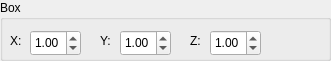
      <widget class="QGroupBox" name="groupBox_box_viz">
       <property name="geometry">
        <rect>
         <x>30</x>
         <y>410</y>
         <width>331</width>
         <height>61</height>
        </rect>
       </property>
       <property name="title">
        <string>Box</string>
       </property>
       <widget class="QDoubleSpinBox" name="box_x_viz">
        <property name="geometry">
         <rect>
          <x>30</x>
          <y>30</y>
          <width>51</width>
          <height>26</height>
         </rect>
        </property>
        <property name="value">
         <double>1.000000000000000</double>
        </property>
       </widget>
       <widget class="QDoubleSpinBox" name="box_y_viz">
        <property name="geometry">
         <rect>
          <x>120</x>
          <y>30</y>
          <width>51</width>
          <height>26</height>
         </rect>
        </property>
        <property name="value">
         <double>1.000000000000000</double>
        </property>
       </widget>
       <widget class="QDoubleSpinBox" name="box_z_viz">
        <property name="geometry">
         <rect>
          <x>210</x>
          <y>30</y>
          <width>51</width>
          <height>26</height>
         </rect>
        </property>
        <property name="value">
         <double>1.000000000000000</double>
        </property>
       </widget>
       <widget class="QLabel" name="label_514">
        <property name="geometry">
         <rect>
          <x>190</x>
          <y>30</y>
          <width>21</width>
          <height>21</height>
         </rect>
        </property>
        <property name="text">
         <string>Z:</string>
        </property>
       </widget>
       <widget class="QLabel" name="label_515">
        <property name="geometry">
         <rect>
          <x>10</x>
          <y>30</y>
          <width>21</width>
          <height>21</height>
         </rect>
        </property>
        <property name="text">
         <string>X:</string>
        </property>
       </widget>
       <widget class="QLabel" name="label_516">
        <property name="geometry">
         <rect>
          <x>100</x>
          <y>30</y>
          <width>21</width>
          <height>21</height>
         </rect>
        </property>
        <property name="text">
         <string>Y:</string>
        </property>
       </widget>
      </widget>
